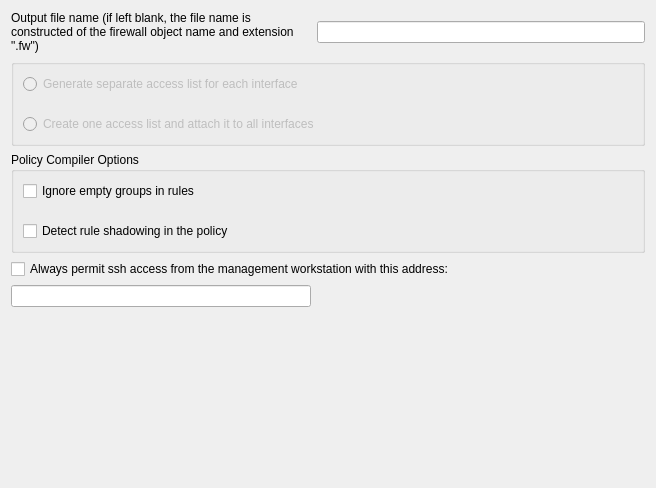
     <widget class="QWidget" name="compiler_tab">
      <attribute name="title">
       <string>Compiler Options</string>
      </attribute>
      <layout class="QGridLayout" name="gridLayout_9">
       <item row="0" column="0">
        <widget class="QLabel" name="textLabel1_5">
         <property name="sizePolicy">
          <sizepolicy hsizetype="Expanding" vsizetype="Preferred">
           <horstretch>0</horstretch>
           <verstretch>0</verstretch>
          </sizepolicy>
         </property>
         <property name="text">
          <string>Output file name (if left blank, the file name is constructed of the firewall object name and extension &quot;.fw&quot;)</string>
         </property>
         <property name="alignment">
          <set>Qt::AlignVCenter</set>
         </property>
         <property name="wordWrap">
          <bool>true</bool>
         </property>
        </widget>
       </item>
       <item row="0" column="1">
        <widget class="QLineEdit" name="outputFileName">
         <property name="minimumSize">
          <size>
           <width>300</width>
           <height>0</height>
          </size>
         </property>
         <property name="maximumSize">
          <size>
           <width>32767</width>
           <height>22</height>
          </size>
         </property>
        </widget>
       </item>
       <item row="1" column="0" colspan="2">
        <widget class="QGroupBox" name="groupBox">
         <property name="enabled">
          <bool>false</bool>
         </property>
         <property name="title">
          <string/>
         </property>
         <layout class="QGridLayout" name="gridLayout_4">
          <property name="verticalSpacing">
           <number>20</number>
          </property>
          <item row="0" column="0">
           <widget class="QRadioButton" name="separate_acls_for_interfaces">
            <property name="toolTip">
             <string>Compiler creates multiple access lists from the same policy,
two for each interface: one for inbound and another for
outbound. If the policy is written in a such way that no rule
can possibly be associated with an interface, this interface
gets no access list at all. Also, interfaces marked as 
&quot;unprotected&quot; never get access list regardless of how the policy
rules are designed.
</string>
            </property>
            <property name="text">
             <string>Generate separate access list for each interface</string>
            </property>
           </widget>
          </item>
          <item row="1" column="0">
           <widget class="QRadioButton" name="one_acl_for_all_interfaces">
            <property name="toolTip">
             <string>Compiler creates one access list and assigns it to all
interfaces.
</string>
            </property>
            <property name="text">
             <string>Create one access list and attach it to all interfaces</string>
            </property>
           </widget>
          </item>
         </layout>
        </widget>
       </item>
       <item row="2" column="0" colspan="2">
        <widget class="QGroupBox" name="frame114">
         <property name="sizePolicy">
          <sizepolicy hsizetype="Expanding" vsizetype="Preferred">
           <horstretch>0</horstretch>
           <verstretch>0</verstretch>
          </sizepolicy>
         </property>
         <property name="title">
          <string>Policy Compiler Options</string>
         </property>
         <property name="flat">
          <bool>false</bool>
         </property>
         <property name="checkable">
          <bool>false</bool>
         </property>
         <layout class="QGridLayout" name="gridLayout_6">
          <property name="verticalSpacing">
           <number>20</number>
          </property>
          <item row="0" column="0">
           <widget class="QCheckBox" name="procurve_acl_ignore_empty_groups">
            <property name="toolTip">
             <string>If the option is deactivated, compiler treats empty groups as an error and aborts processing the policy. If this option is activated, compiler removes all empty groups from all rule elements. If rule element becomes 'any' after the last empty group has been removed, the whole rule will be ignored. Use this option only if you fully understand how it works!</string>
            </property>
            <property name="text">
             <string>Ignore empty groups in rules</string>
            </property>
           </widget>
          </item>
          <item row="1" column="0">
           <widget class="QCheckBox" name="procurve_acl_check_shadowing">
            <property name="toolTip">
             <string>Shadowing happens because a rule is a superset of a subsequent rule and any packets potentially matched by the subsequent rule have already been matched by the prior rule.</string>
            </property>
            <property name="text">
             <string>Detect rule shadowing in the policy</string>
            </property>
           </widget>
          </item>
         </layout>
        </widget>
       </item>
       <item row="3" column="0" colspan="2">
        <widget class="QCheckBox" name="mgmt_ssh">
         <property name="text">
          <string>Always permit ssh access from the management workstation with this address:</string>
         </property>
         <property name="checkable">
          <bool>true</bool>
         </property>
         <property name="checked">
          <bool>false</bool>
         </property>
        </widget>
       </item>
       <item row="4" column="0">
        <widget class="QLineEdit" name="mgmt_addr">
         <property name="sizePolicy">
          <sizepolicy hsizetype="Expanding" vsizetype="Fixed">
           <horstretch>0</horstretch>
           <verstretch>0</verstretch>
          </sizepolicy>
         </property>
         <property name="minimumSize">
          <size>
           <width>300</width>
           <height>0</height>
          </size>
         </property>
         <property name="maximumSize">
          <size>
           <width>32767</width>
           <height>22</height>
          </size>
         </property>
        </widget>
       </item>
       <item row="4" column="1">
        <spacer name="horizontalSpacer_2">
         <property name="orientation">
          <enum>Qt::Horizontal</enum>
         </property>
         <property name="sizeHint" stdset="0">
          <size>
           <width>328</width>
           <height>20</height>
          </size>
         </property>
        </spacer>
       </item>
       <item row="5" column="0">
        <spacer>
         <property name="orientation">
          <enum>Qt::Vertical</enum>
         </property>
         <property name="sizeType">
          <enum>QSizePolicy::Expanding</enum>
         </property>
         <property name="sizeHint" stdset="0">
          <size>
           <width>20</width>
           <height>170</height>
          </size>
         </property>
        </spacer>
       </item>
      </layout>
     </widget>
